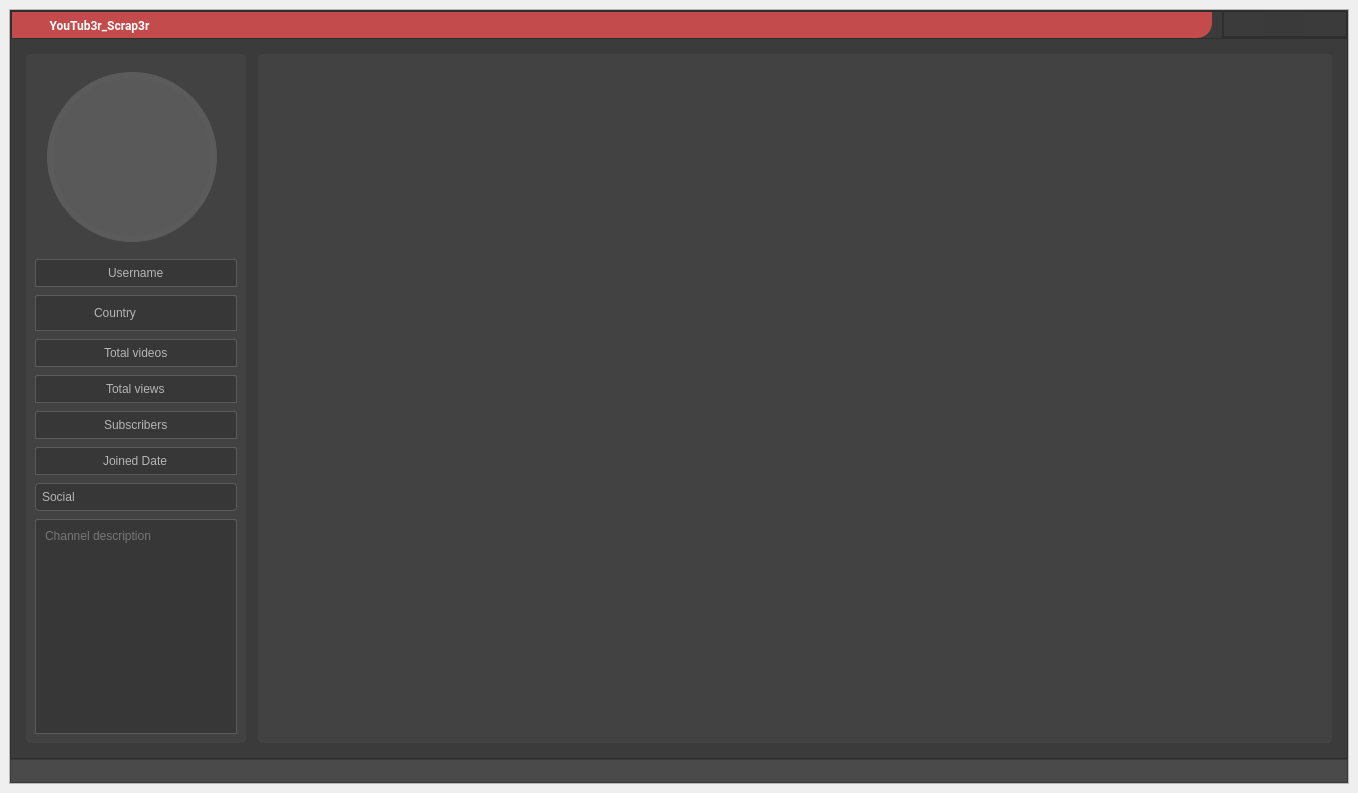
<?xml version="1.0" encoding="UTF-8"?>
<ui version="4.0">
 <class>MainWindow</class>
 <widget class="QMainWindow" name="MainWindow">
  <property name="geometry">
   <rect>
    <x>0</x>
    <y>0</y>
    <width>1358</width>
    <height>793</height>
   </rect>
  </property>
  <property name="windowTitle">
   <string>MainWindow</string>
  </property>
  <widget class="QWidget" name="centralwidget">
   <layout class="QHBoxLayout" name="horizontalLayout">
    <item>
     <widget class="QFrame" name="frame">
      <property name="frameShape">
       <enum>QFrame::StyledPanel</enum>
      </property>
      <property name="frameShadow">
       <enum>QFrame::Raised</enum>
      </property>
      <layout class="QVBoxLayout" name="verticalLayout" stretch="1,30,1">
       <property name="spacing">
        <number>0</number>
       </property>
       <property name="leftMargin">
        <number>0</number>
       </property>
       <property name="topMargin">
        <number>0</number>
       </property>
       <property name="rightMargin">
        <number>0</number>
       </property>
       <property name="bottomMargin">
        <number>0</number>
       </property>
       <item>
        <widget class="QFrame" name="frame_top">
         <property name="minimumSize">
          <size>
           <width>0</width>
           <height>28</height>
          </size>
         </property>
         <property name="maximumSize">
          <size>
           <width>16777215</width>
           <height>28</height>
          </size>
         </property>
         <property name="styleSheet">
          <string notr="true">	background-color: rgb(59, 59, 59);</string>
         </property>
         <property name="frameShape">
          <enum>QFrame::StyledPanel</enum>
         </property>
         <property name="frameShadow">
          <enum>QFrame::Raised</enum>
         </property>
         <property name="lineWidth">
          <number>1</number>
         </property>
         <layout class="QHBoxLayout" name="horizontalLayout_2" stretch="6,1">
          <property name="spacing">
           <number>0</number>
          </property>
          <property name="sizeConstraint">
           <enum>QLayout::SetDefaultConstraint</enum>
          </property>
          <property name="leftMargin">
           <number>0</number>
          </property>
          <property name="topMargin">
           <number>0</number>
          </property>
          <property name="rightMargin">
           <number>0</number>
          </property>
          <property name="bottomMargin">
           <number>0</number>
          </property>
          <item>
           <widget class="QFrame" name="title_frame">
            <property name="minimumSize">
             <size>
              <width>0</width>
              <height>28</height>
             </size>
            </property>
            <property name="maximumSize">
             <size>
              <width>16777215</width>
              <height>28</height>
             </size>
            </property>
            <property name="styleSheet">
             <string notr="true">background-color: rgb(59, 59, 59)</string>
            </property>
            <property name="frameShape">
             <enum>QFrame::StyledPanel</enum>
            </property>
            <property name="frameShadow">
             <enum>QFrame::Raised</enum>
            </property>
            <layout class="QHBoxLayout" name="horizontalLayout_5" stretch="0">
             <property name="leftMargin">
              <number>0</number>
             </property>
             <property name="topMargin">
              <number>0</number>
             </property>
             <property name="rightMargin">
              <number>0</number>
             </property>
             <property name="bottomMargin">
              <number>0</number>
             </property>
             <item>
              <widget class="QFrame" name="page_1_title">
               <property name="styleSheet">
                <string notr="true">background-color: rgb(195, 75, 75);
border-bottom-right-radius:15px;
margin-right:10px;</string>
               </property>
               <property name="frameShape">
                <enum>QFrame::StyledPanel</enum>
               </property>
               <property name="frameShadow">
                <enum>QFrame::Raised</enum>
               </property>
               <layout class="QHBoxLayout" name="horizontalLayout_21">
                <property name="topMargin">
                 <number>0</number>
                </property>
                <property name="bottomMargin">
                 <number>0</number>
                </property>
                <item>
                 <widget class="QFrame" name="frame_16">
                  <property name="minimumSize">
                   <size>
                    <width>0</width>
                    <height>0</height>
                   </size>
                  </property>
                  <property name="frameShape">
                   <enum>QFrame::StyledPanel</enum>
                  </property>
                  <property name="frameShadow">
                   <enum>QFrame::Raised</enum>
                  </property>
                  <layout class="QHBoxLayout" name="horizontalLayout_19" stretch="0,0">
                   <property name="spacing">
                    <number>0</number>
                   </property>
                   <property name="leftMargin">
                    <number>0</number>
                   </property>
                   <property name="topMargin">
                    <number>0</number>
                   </property>
                   <property name="rightMargin">
                    <number>0</number>
                   </property>
                   <property name="bottomMargin">
                    <number>0</number>
                   </property>
                   <item>
                    <widget class="QLabel" name="label">
                     <property name="minimumSize">
                      <size>
                       <width>28</width>
                       <height>25</height>
                      </size>
                     </property>
                     <property name="maximumSize">
                      <size>
                       <width>0</width>
                       <height>16777215</height>
                      </size>
                     </property>
                     <property name="styleSheet">
                      <string notr="true">
image: url(:/16x16/icons/16x16/cil-chart-pie.png);</string>
                     </property>
                     <property name="text">
                      <string/>
                     </property>
                    </widget>
                   </item>
                   <item>
                    <widget class="QLabel" name="label_11">
                     <property name="font">
                      <font>
                       <family>Roboto</family>
                       <pointsize>9</pointsize>
                       <weight>75</weight>
                       <bold>true</bold>
                      </font>
                     </property>
                     <property name="styleSheet">
                      <string notr="true">color: rgb(255, 255, 255);</string>
                     </property>
                     <property name="text">
                      <string>YouTub3r_Scrap3r</string>
                     </property>
                     <property name="alignment">
                      <set>Qt::AlignCenter</set>
                     </property>
                    </widget>
                   </item>
                  </layout>
                 </widget>
                </item>
                <item>
                 <spacer name="horizontalSpacer_2">
                  <property name="orientation">
                   <enum>Qt::Horizontal</enum>
                  </property>
                  <property name="sizeHint" stdset="0">
                   <size>
                    <width>40</width>
                    <height>20</height>
                   </size>
                  </property>
                 </spacer>
                </item>
               </layout>
              </widget>
             </item>
            </layout>
           </widget>
          </item>
          <item>
           <widget class="QFrame" name="window_btn">
            <property name="minimumSize">
             <size>
              <width>124</width>
              <height>0</height>
             </size>
            </property>
            <property name="maximumSize">
             <size>
              <width>124</width>
              <height>16777215</height>
             </size>
            </property>
            <property name="styleSheet">
             <string notr="true">	background-color: rgb(59, 59, 59);</string>
            </property>
            <property name="frameShape">
             <enum>QFrame::StyledPanel</enum>
            </property>
            <property name="frameShadow">
             <enum>QFrame::Raised</enum>
            </property>
            <layout class="QHBoxLayout" name="horizontalLayout_3">
             <property name="spacing">
              <number>6</number>
             </property>
             <property name="leftMargin">
              <number>0</number>
             </property>
             <property name="topMargin">
              <number>0</number>
             </property>
             <property name="rightMargin">
              <number>0</number>
             </property>
             <property name="bottomMargin">
              <number>0</number>
             </property>
             <item>
              <widget class="QFrame" name="frame_btn">
               <property name="maximumSize">
                <size>
                 <width>16777215</width>
                 <height>122</height>
                </size>
               </property>
               <property name="styleSheet">
                <string notr="true">	background-color: rgb(59, 59, 59);
border-top-right-radius:3px;
border-top-left-radius:0px;
border-bottom-left-radius:0px;
border-bottom-right-radius:3px;</string>
               </property>
               <property name="frameShape">
                <enum>QFrame::StyledPanel</enum>
               </property>
               <property name="frameShadow">
                <enum>QFrame::Raised</enum>
               </property>
               <layout class="QHBoxLayout" name="horizontalLayout_4">
                <property name="spacing">
                 <number>0</number>
                </property>
                <property name="leftMargin">
                 <number>0</number>
                </property>
                <property name="topMargin">
                 <number>0</number>
                </property>
                <property name="rightMargin">
                 <number>0</number>
                </property>
                <property name="bottomMargin">
                 <number>0</number>
                </property>
                <item>
                 <widget class="QPushButton" name="btn_minimize">
                  <property name="sizePolicy">
                   <sizepolicy hsizetype="Minimum" vsizetype="Expanding">
                    <horstretch>0</horstretch>
                    <verstretch>0</verstretch>
                   </sizepolicy>
                  </property>
                  <property name="maximumSize">
                   <size>
                    <width>40</width>
                    <height>16777215</height>
                   </size>
                  </property>
                  <property name="styleSheet">
                   <string notr="true">QPushButton{
	background-color: rgb(59, 59, 59);
	image: url(:/16x16/icons/16x16/cil-window-minimize.png);
	border:0px;
padding-bottom:10px
}

QPushButton::hover{
	background-color: rgb(68, 68, 68);
	image: url(:/16x16/icons/16x16/cil-window-minimize.png);
}

QPushButton::pressed{
	background-color: rgb(29, 29, 29);
	image: url(:/16x16/icons/16x16/cil-window-minimize.png);
}</string>
                  </property>
                  <property name="text">
                   <string/>
                  </property>
                 </widget>
                </item>
                <item>
                 <widget class="QPushButton" name="btn_resize">
                  <property name="sizePolicy">
                   <sizepolicy hsizetype="Minimum" vsizetype="Expanding">
                    <horstretch>0</horstretch>
                    <verstretch>0</verstretch>
                   </sizepolicy>
                  </property>
                  <property name="maximumSize">
                   <size>
                    <width>40</width>
                    <height>16777215</height>
                   </size>
                  </property>
                  <property name="styleSheet">
                   <string notr="true">QPushButton{
	background-color: rgb(58, 58, 58);
	image: url(:/16x16/icons/16x16/cil-window-restore.png);
	border:0px;
}

QPushButton::hover{
	background-color: rgb(68, 68, 68);
image: url(:/16x16/icons/16x16/cil-window-restore.png);
}

QPushButton::pressed{
	background-color: rgb(29, 29, 29);
	image: url(:/16x16/icons/16x16/cil-window-restore.png);
}</string>
                  </property>
                  <property name="text">
                   <string/>
                  </property>
                 </widget>
                </item>
                <item>
                 <widget class="QPushButton" name="btn_close">
                  <property name="sizePolicy">
                   <sizepolicy hsizetype="Minimum" vsizetype="MinimumExpanding">
                    <horstretch>0</horstretch>
                    <verstretch>0</verstretch>
                   </sizepolicy>
                  </property>
                  <property name="maximumSize">
                   <size>
                    <width>40</width>
                    <height>16777215</height>
                   </size>
                  </property>
                  <property name="styleSheet">
                   <string notr="true">QPushButton{
	background-color: rgb(59, 59, 59);
	image: url(:/16x16/icons/16x16/cil-x.png);
	border:0px;
}



QPushButton::hover{
	background-color: rgb(68, 68, 68);
	image: url(:/16x16/icons/16x16/cil-x.png);
}

QPushButton::pressed{
	background-color: rgb(29, 29, 29);
	image: url(:/16x16/icons/16x16/cil-x.png);
}</string>
                  </property>
                  <property name="text">
                   <string/>
                  </property>
                 </widget>
                </item>
               </layout>
              </widget>
             </item>
            </layout>
           </widget>
          </item>
         </layout>
        </widget>
       </item>
       <item>
        <widget class="QFrame" name="frame_3">
         <property name="styleSheet">
          <string notr="true">background-color: rgb(59, 59, 59);</string>
         </property>
         <property name="frameShape">
          <enum>QFrame::StyledPanel</enum>
         </property>
         <property name="frameShadow">
          <enum>QFrame::Raised</enum>
         </property>
         <layout class="QHBoxLayout" name="horizontalLayout_6" stretch="2,9">
          <property name="spacing">
           <number>12</number>
          </property>
          <property name="leftMargin">
           <number>15</number>
          </property>
          <property name="topMargin">
           <number>15</number>
          </property>
          <property name="rightMargin">
           <number>15</number>
          </property>
          <property name="bottomMargin">
           <number>15</number>
          </property>
          <item>
           <widget class="QFrame" name="frame_2">
            <property name="minimumSize">
             <size>
              <width>220</width>
              <height>200</height>
             </size>
            </property>
            <property name="maximumSize">
             <size>
              <width>220</width>
              <height>16777215</height>
             </size>
            </property>
            <property name="styleSheet">
             <string notr="true">background-color: rgb(66, 66, 66);
border-radius:4px;</string>
            </property>
            <property name="frameShape">
             <enum>QFrame::StyledPanel</enum>
            </property>
            <property name="frameShadow">
             <enum>QFrame::Raised</enum>
            </property>
            <layout class="QVBoxLayout" name="verticalLayout_2">
             <property name="spacing">
              <number>8</number>
             </property>
             <property name="leftMargin">
              <number>9</number>
             </property>
             <item>
              <widget class="QFrame" name="frame_6">
               <property name="minimumSize">
                <size>
                 <width>0</width>
                 <height>20</height>
                </size>
               </property>
               <property name="frameShape">
                <enum>QFrame::StyledPanel</enum>
               </property>
               <property name="frameShadow">
                <enum>QFrame::Raised</enum>
               </property>
               <layout class="QVBoxLayout" name="verticalLayout_3">
                <property name="leftMargin">
                 <number>12</number>
                </property>
                <property name="rightMargin">
                 <number>9</number>
                </property>
                <item>
                 <widget class="QFrame" name="frame_25">
                  <property name="minimumSize">
                   <size>
                    <width>170</width>
                    <height>170</height>
                   </size>
                  </property>
                  <property name="maximumSize">
                   <size>
                    <width>170</width>
                    <height>170</height>
                   </size>
                  </property>
                  <property name="styleSheet">
                   <string notr="true">border:1px solid rgb(91, 91, 91);
border-radius:85px;
background-color:  rgb(91, 91, 91);</string>
                  </property>
                  <property name="frameShape">
                   <enum>QFrame::StyledPanel</enum>
                  </property>
                  <property name="frameShadow">
                   <enum>QFrame::Raised</enum>
                  </property>
                  <layout class="QHBoxLayout" name="horizontalLayout_27">
                   <property name="leftMargin">
                    <number>4</number>
                   </property>
                   <property name="topMargin">
                    <number>0</number>
                   </property>
                   <property name="rightMargin">
                    <number>11</number>
                   </property>
                   <property name="bottomMargin">
                    <number>0</number>
                   </property>
                   <item>
                    <widget class="QFrame" name="frame_23">
                     <property name="minimumSize">
                      <size>
                       <width>160</width>
                       <height>160</height>
                      </size>
                     </property>
                     <property name="maximumSize">
                      <size>
                       <width>160</width>
                       <height>160</height>
                      </size>
                     </property>
                     <property name="styleSheet">
                      <string notr="true">
background-color: rgb(89, 89, 89);

border-radius:80px;
 border-image: url(:/channel/icons/channel/profile.jpg);
</string>
                     </property>
                     <property name="frameShape">
                      <enum>QFrame::StyledPanel</enum>
                     </property>
                     <property name="frameShadow">
                      <enum>QFrame::Raised</enum>
                     </property>
                    </widget>
                   </item>
                  </layout>
                 </widget>
                </item>
               </layout>
              </widget>
             </item>
             <item>
              <widget class="QLineEdit" name="lineEdit_4">
               <property name="styleSheet">
                <string notr="true">QLineEdit{
background-color: rgb(55, 55, 55);
	color: rgb(181, 181, 181);
border: 1px solid  rgb(91, 91, 91);
border-bottom-left-radius:0px;
border-top-left-radius:2px;
border-bottom-right-radius:0px;
border-top-right-radius:2px;
padding:5px;
}

QLineEdit::hover{background-color: rgb(59, 59, 59);}


QLineEdit::focus{
	border:1px solid rgb(195, 75, 75);
}

</string>
               </property>
               <property name="inputMask">
                <string/>
               </property>
               <property name="text">
                <string>Username</string>
               </property>
               <property name="frame">
                <bool>true</bool>
               </property>
               <property name="alignment">
                <set>Qt::AlignCenter</set>
               </property>
               <property name="dragEnabled">
                <bool>false</bool>
               </property>
               <property name="readOnly">
                <bool>true</bool>
               </property>
               <property name="placeholderText">
                <string>Username</string>
               </property>
              </widget>
             </item>
             <item>
              <widget class="QFrame" name="frame_21">
               <property name="maximumSize">
                <size>
                 <width>16777215</width>
                 <height>38</height>
                </size>
               </property>
               <property name="styleSheet">
                <string notr="true">QFrame{
	border: 1px solid  rgb(91, 91, 91);
	background-color: rgb(55, 55, 55);
	border-bottom-left-radius:0px;
	border-top-left-radius:2px;
	border-bottom-right-radius:0px;
	border-top-right-radius:2px;
	padding:5px;

}


QFrame::hover{background-color: rgb(59, 59, 59);}

</string>
               </property>
               <property name="frameShape">
                <enum>QFrame::StyledPanel</enum>
               </property>
               <property name="frameShadow">
                <enum>QFrame::Raised</enum>
               </property>
               <layout class="QHBoxLayout" name="horizontalLayout_26" stretch="0,0">
                <property name="spacing">
                 <number>0</number>
                </property>
                <property name="leftMargin">
                 <number>45</number>
                </property>
                <property name="topMargin">
                 <number>0</number>
                </property>
                <property name="rightMargin">
                 <number>53</number>
                </property>
                <property name="bottomMargin">
                 <number>0</number>
                </property>
                <item>
                 <widget class="QLabel" name="label_5">
                  <property name="maximumSize">
                   <size>
                    <width>63</width>
                    <height>24</height>
                   </size>
                  </property>
                  <property name="styleSheet">
                   <string notr="true">
	color: rgb(181, 181, 181);

border:none;
background-color: qlineargradient(spread:pad, x1:0, y1:0.0116818, x2:1, y2:1, stop:1 rgba(0, 0, 0, 0));
</string>
                  </property>
                  <property name="text">
                   <string>Country</string>
                  </property>
                 </widget>
                </item>
                <item>
                 <widget class="QLabel" name="label_4">
                  <property name="maximumSize">
                   <size>
                    <width>27</width>
                    <height>27</height>
                   </size>
                  </property>
                  <property name="styleSheet">
                   <string notr="true">image: url(:/flags/icons/flags/it.svg);
border:none;
background-color: qlineargradient(spread:pad, x1:0, y1:0.0116818, x2:1, y2:1, stop:1 rgba(0, 0, 0, 0));</string>
                  </property>
                  <property name="text">
                   <string/>
                  </property>
                 </widget>
                </item>
               </layout>
              </widget>
             </item>
             <item>
              <widget class="QLineEdit" name="lineEdit_5">
               <property name="styleSheet">
                <string notr="true">QLineEdit{
background-color: rgb(55, 55, 55);
	color: rgb(181, 181, 181);
border: 1px solid  rgb(91, 91, 91);
border-bottom-left-radius:0px;
border-top-left-radius:2px;
border-bottom-right-radius:0px;
border-top-right-radius:2px;
padding:5px;
}

QLineEdit::hover{background-color: rgb(59, 59, 59);}


QLineEdit::focus{
	border:1px solid rgb(195, 75, 75);
}

</string>
               </property>
               <property name="inputMask">
                <string/>
               </property>
               <property name="text">
                <string>Total videos</string>
               </property>
               <property name="frame">
                <bool>true</bool>
               </property>
               <property name="alignment">
                <set>Qt::AlignCenter</set>
               </property>
               <property name="dragEnabled">
                <bool>false</bool>
               </property>
               <property name="readOnly">
                <bool>true</bool>
               </property>
               <property name="placeholderText">
                <string>Joined date</string>
               </property>
              </widget>
             </item>
             <item>
              <widget class="QLineEdit" name="lineEdit_6">
               <property name="styleSheet">
                <string notr="true">QLineEdit{
background-color: rgb(55, 55, 55);
	color: rgb(181, 181, 181);
border: 1px solid  rgb(91, 91, 91);
border-bottom-left-radius:0px;
border-top-left-radius:2px;
border-bottom-right-radius:0px;
border-top-right-radius:2px;
padding:5px;
}

QLineEdit::hover{background-color: rgb(59, 59, 59);}


QLineEdit::focus{
	border:1px solid rgb(195, 75, 75);
}

</string>
               </property>
               <property name="inputMask">
                <string/>
               </property>
               <property name="text">
                <string>Total views</string>
               </property>
               <property name="frame">
                <bool>true</bool>
               </property>
               <property name="alignment">
                <set>Qt::AlignCenter</set>
               </property>
               <property name="dragEnabled">
                <bool>false</bool>
               </property>
               <property name="readOnly">
                <bool>true</bool>
               </property>
               <property name="placeholderText">
                <string>Total video</string>
               </property>
              </widget>
             </item>
             <item>
              <widget class="QLineEdit" name="lineEdit_7">
               <property name="styleSheet">
                <string notr="true">QLineEdit{
background-color: rgb(55, 55, 55);
	color: rgb(181, 181, 181);
border: 1px solid  rgb(91, 91, 91);
border-bottom-left-radius:0px;
border-top-left-radius:2px;
border-bottom-right-radius:0px;
border-top-right-radius:2px;
padding:5px;
}

QLineEdit::hover{background-color: rgb(59, 59, 59);}


QLineEdit::focus{
	border:1px solid rgb(195, 75, 75);
}

</string>
               </property>
               <property name="inputMask">
                <string/>
               </property>
               <property name="text">
                <string>Subscribers</string>
               </property>
               <property name="frame">
                <bool>true</bool>
               </property>
               <property name="alignment">
                <set>Qt::AlignCenter</set>
               </property>
               <property name="dragEnabled">
                <bool>false</bool>
               </property>
               <property name="readOnly">
                <bool>true</bool>
               </property>
               <property name="placeholderText">
                <string>Total visual</string>
               </property>
              </widget>
             </item>
             <item>
              <widget class="QLineEdit" name="lineEdit_8">
               <property name="styleSheet">
                <string notr="true">QLineEdit{
background-color: rgb(55, 55, 55);
	color: rgb(181, 181, 181);
border: 1px solid  rgb(91, 91, 91);
border-bottom-left-radius:0px;
border-top-left-radius:2px;
border-bottom-right-radius:0px;
border-top-right-radius:2px;
padding:5px;
}

QLineEdit::hover{background-color: rgb(59, 59, 59);}


QLineEdit::focus{
	border:1px solid rgb(195, 75, 75);
}

</string>
               </property>
               <property name="inputMask">
                <string/>
               </property>
               <property name="text">
                <string>Joined Date</string>
               </property>
               <property name="frame">
                <bool>true</bool>
               </property>
               <property name="alignment">
                <set>Qt::AlignCenter</set>
               </property>
               <property name="dragEnabled">
                <bool>false</bool>
               </property>
               <property name="readOnly">
                <bool>true</bool>
               </property>
               <property name="placeholderText">
                <string>Subscribers</string>
               </property>
              </widget>
             </item>
             <item>
              <widget class="QComboBox" name="comboBox">
               <property name="minimumSize">
                <size>
                 <width>0</width>
                 <height>28</height>
                </size>
               </property>
               <property name="maximumSize">
                <size>
                 <width>16777215</width>
                 <height>28</height>
                </size>
               </property>
               <property name="styleSheet">
                <string notr="true">QComboBox{
	border: 1px solid  rgb(91, 91, 91);
	background-color: rgb(55, 55, 55);

	color: rgb(181, 181, 181);
padding-left:6px;

		}
QComboBox::drop-down 
{
    border: 0px; /* This seems to replace the whole arrow of the combo box */
}

QComboBox::focus{
	border:1px solid rgb(195, 75, 75);

}
/* Define a new custom arrow icon for the combo box */
QComboBox::down-arrow {
	image: url(:/16x16/icons/16x16/cil-arrow-bottom.png);
    width: 14px;
    height: 14px;
	padding-right:6px;
padding-bottom:2px;
}

QComboBox::hover
{
	background-color: rgb(62, 62, 62);
}
</string>
               </property>
               <item>
                <property name="text">
                 <string>Social</string>
                </property>
               </item>
              </widget>
             </item>
             <item>
              <widget class="QTextEdit" name="textEdit">
               <property name="styleSheet">
                <string notr="true">QTextEdit{
background-color: rgb(55, 55, 55);
	color: rgb(181, 181, 181);
border: 1px solid  rgb(91, 91, 91);
border-bottom-left-radius:0px;
border-top-left-radius:2px;
border-bottom-right-radius:0px;
border-top-right-radius:2px;
padding:5px;
}

QTextEdit::hover{background-color: rgb(59, 59, 59);}


QTextEdit::focus{
	border:1px solid rgb(195, 75, 75);
}

</string>
               </property>
               <property name="textInteractionFlags">
                <set>Qt::NoTextInteraction</set>
               </property>
               <property name="placeholderText">
                <string>Channel description</string>
               </property>
              </widget>
             </item>
            </layout>
           </widget>
          </item>
          <item>
           <widget class="QFrame" name="frame_5">
            <property name="styleSheet">
             <string notr="true">background-color: rgb(66, 66, 66);
border-radius:4px;</string>
            </property>
            <property name="frameShape">
             <enum>QFrame::StyledPanel</enum>
            </property>
            <property name="frameShadow">
             <enum>QFrame::Raised</enum>
            </property>
           </widget>
          </item>
         </layout>
        </widget>
       </item>
       <item>
        <widget class="QFrame" name="frame_4">
         <property name="styleSheet">
          <string notr="true">background-color: rgb(74, 74, 74);</string>
         </property>
         <property name="frameShape">
          <enum>QFrame::StyledPanel</enum>
         </property>
         <property name="frameShadow">
          <enum>QFrame::Raised</enum>
         </property>
        </widget>
       </item>
      </layout>
     </widget>
    </item>
   </layout>
  </widget>
 </widget>
 <resources>
  <include location="img_ui.qrc"/>
 </resources>
 <connections/>
</ui>
